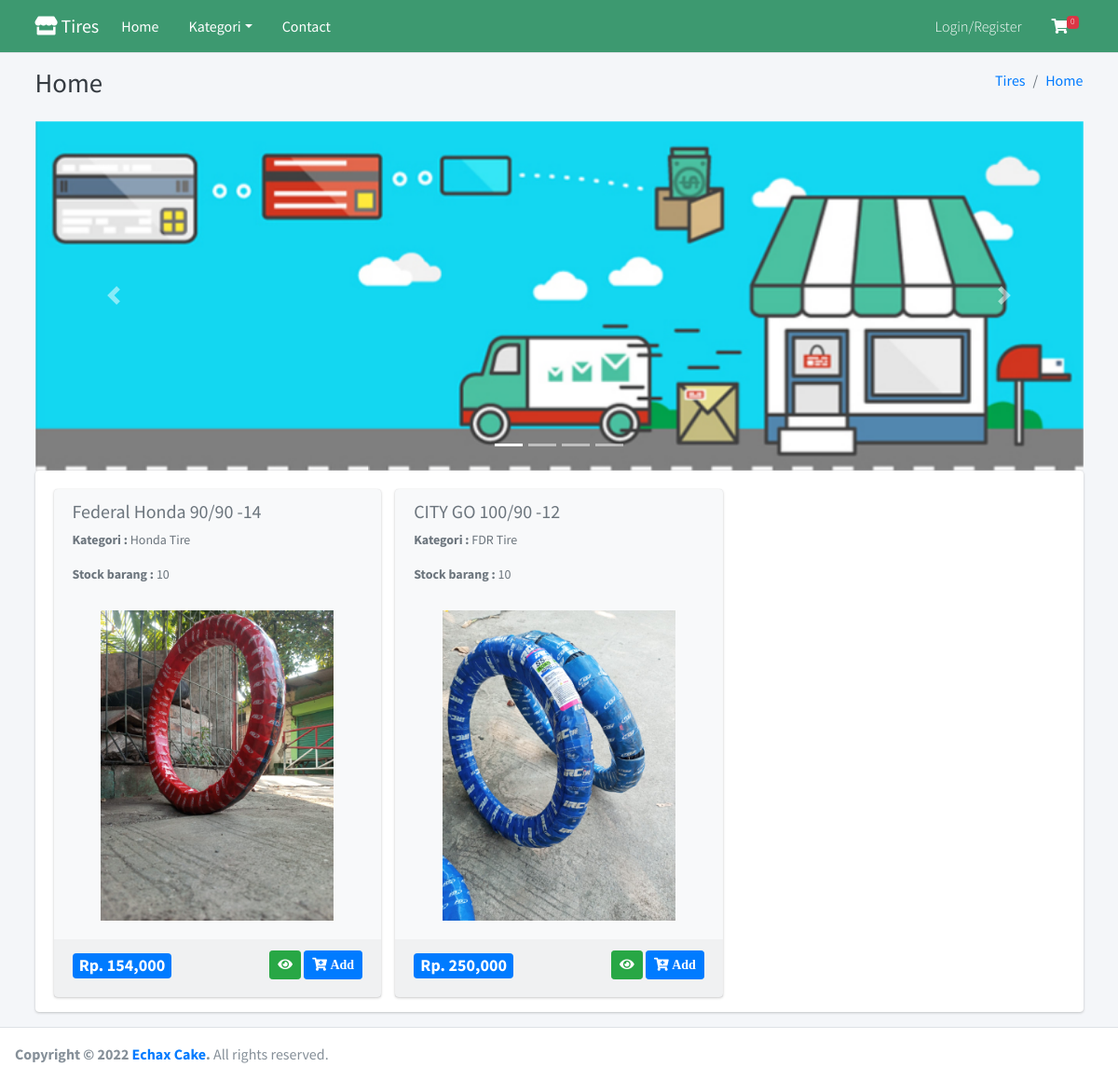
The page / on the database its author committed.
### tables this page shows
CREATE TABLE `tbl_barang` (
  `id_barang` int(11) NOT NULL,
  `nama_barang` varchar(255) DEFAULT NULL,
  `id_kategori` int(11) DEFAULT NULL,
  `harga` int(11) DEFAULT NULL,
  `deskripsi` mediumtext DEFAULT NULL,
  `gambar` text DEFAULT NULL,
  `stock` int(11) NOT NULL
);

CREATE TABLE `tbl_kategori` (
  `id_kategori` int(11) NOT NULL,
  `nama_kategori` varchar(50) DEFAULT NULL
);

### application/views/layout/v_wrapper_frontend.php (called while the page is built)
<?php
require_once('v_head.php');
require_once('v_header_frontend.php');
require_once('v_nav_frontend.php');
require_once('v_content.php');
require_once('v_footer_frontend.php');

### application/controllers/Home.php (called while the page is built, shortened)
<?php
class Home extends CI_Controller
{
	public function __construct()
	{
		$this->load->model('m_home');
	}
	public function index()
	{
		$data = array(
			'title' => 'Home',
			'barang' => $this->m_home->get_all_data(),
			'isi' => 'v_home',
		);
		$this->load->view('layout/v_wrapper_frontend', $data, FALSE);
	}
}

### index.php (called while the page is built, shortened)
<?php
require_once BASEPATH.'core/CodeIgniter.php';

### application/views/layout/v_content.php (called while the page is built)
<?php
if ($isi) {
	$this->load->view($isi);
}

### application/models/M_home.php (called while the page is built, shortened)
<?php
class M_home extends CI_Model
{
	public function get_all_data()
	{
		$this->db->select('*');
		$this->db->from('tbl_barang');
		$this->db->join('tbl_kategori', 'tbl_kategori.id_kategori = tbl_barang.id_kategori', 'left');
		$this->db->order_by('tbl_barang.id_barang', 'desc');
		return $this->db->get()->result();
	}
	public function get_all_data_kategori()
	{
		$this->db->select('*');
		$this->db->from('tbl_kategori');
		$this->db->order_by('id_kategori', 'desc');
		return $this->db->get()->result();
	}
}

### application/views/v_home.php (the view, shortened to what this page needs)
<div id="carouselExampleIndicators" class="carousel slide" data-ride="carousel">
	<ol class="carousel-indicators">
		<li data-target="#carouselExampleIndicators" data-slide-to="0" class="active"></li>
		<li data-target="#carouselExampleIndicators" data-slide-to="1"></li>
		<li data-target="#carouselExampleIndicators" data-slide-to="2"></li>
		<li data-target="#carouselExampleIndicators" data-slide-to="3"></li>
	</ol>
	<div class="carousel-inner">
		<div class="carousel-item active">
			<img class="d-block w-100" src="<?= base_url() ?>assets/slider/slider2.jpg">
		</div>
	</div>
	<a class="carousel-control-prev" href="#carouselExampleIndicators" role="button" data-slide="prev">
		<span class="carousel-control-prev-icon" aria-hidden="true"></span>
	</a>
	<a class="carousel-control-next" href="#carouselExampleIndicators" role="button" data-slide="next">
		<span class="carousel-control-next-icon" aria-hidden="true"></span>
	</a>
</div>
<div class="card card-solid">
	<div class="card-body pb-0">
		<div class="row">
			<?php foreach ($barang as $key => $value) { ?>
				<div class="col-sm-4">
					<?php
					echo form_open('belanja/add');
					?>
					<div class="card bg-light">
						<div class="card-header text-muted border-bottom-0">
							<h2 class="lead"><b><?= $value->nama_barang ?></b></h2>
							<p class="text-muted text-sm"><b>Kategori : </b><?= $value->nama_kategori ?></p>
							<p class="text-muted text-sm"><b>Stock barang : </b><?= $value->stock ?></p>
						</div>
						<div class="card-body pt-0">
							<div class="row">
								<div class="col-12 text-center">
									<img src="<?= base_url('assets/gambar/' . $value->gambar) ?>" class="img-fluid" width="250px">
								</div>
							</div>
						</div>
						<div class="card-footer">
							<div class="row">
								<div class="col-sm-6">
									<div class="text-left">
										<h4><span class="badge bg-primary">Rp. <?= number_format($value->harga, 0) ?></span></h4>
									</div>
								</div>
								<div class="col-sm-6">
									<div class="text-right">
										<a href="<?= base_url('home/detail_barang/' . $value->id_barang)  ?>" class="btn btn-sm btn-success">
											<i class="fas fa-eye"></i>
										</a>
										<button type="submit" class="btn btn-sm btn-primary swalDefaultSuccess">
											<i class="fas fa-cart-plus"> Add</i>
										</button>
									</div>
								</div>
							</div>
						</div>
					</div>
					<?php echo form_close(); ?>
				</div>
			<?php } ?>
		</div>
	</div>
</div>

### application/views/layout/v_head.php (shortened to what this page needs)
<!DOCTYPE html>
<html>
<head>
	<link rel="stylesheet" href="<?= base_url() ?>template/plugins/fontawesome-free/css/all.min.css">
	<link rel="stylesheet" href="https://code.ionicframework.com/ionicons/2.0.1/css/ionicons.min.css">
	<link rel="stylesheet" href="<?= base_url() ?>template/plugins/datatables-bs4/css/dataTables.bootstrap4.min.css">
	<link rel="stylesheet" href="<?= base_url() ?>template/plugins/datatables-responsive/css/responsive.bootstrap4.min.css">
	<link rel="stylesheet" href="<?= base_url() ?>template/plugins/sweetalert2-theme-bootstrap-4/bootstrap-4.min.css">
	<link rel="stylesheet" href="<?= base_url() ?>template/dist/css/adminlte.min.css">
</head>

### application/views/layout/v_header_frontend.php
<body class="hold-transition layout-top-nav">
	<div class="wrapper">

### application/views/layout/v_nav_frontend.php (shortened to what this page needs)
<nav class="main-header navbar navbar-expand-md navbar-light navbar-white bg-olive">
	<div class="container">
		<a href="<?= base_url() ?>" class="navbar-brand text-white">
			<i class="fas fa-store "></i>
			<span class="brand-text font-weight-light text-white">
			<b>
			Tires
			</b>
			</span>
		</a>
		<div class="collapse navbar-collapse order-3" id="navbarCollapse">
			<ul class="navbar-nav">
				<li class="nav-item">
					<a href="<?= base_url() ?>" class="nav-link text-white">Home</a>
				</li>
				<li class="nav-item dropdown">
					<a id="dropdownSubMenu1" href="#" data-toggle="dropdown" aria-haspopup="true" aria-expanded="false" class="nav-link dropdown-toggle text-white">Kategori</a>
				</li>
				<li class="nav-item">
					<a href="#" class="nav-link text-white" data-toggle="modal" data-target="#exampleModal">Contact</a>
				</li>
			</ul>
		</div>
		<ul class="order-1 order-md-3 navbar-nav navbar-no-expand ml-auto">
			<li class="nav-item">
				<?php if ($this->session->userdata('email') == "") { ?>
					<a class="nav-link" href="<?= base_url('pelanggan/login') ?>">
						<span class="brand-text font-weight-light text-white">Login/Register</span>
					</a>
				<?php } ?>
			</li>
			<?php
			$jml_item = 0;
			?>
			<li class="nav-item dropdown">
				<a class="nav-link text-white" data-toggle="dropdown" href="">
					<i class="fas fa-shopping-cart"></i>
					<span class="badge badge-danger navbar-badge"><?= $jml_item ?></span>
				</a>
			</li>
		</ul>
	</div>
</nav>
<div class="content-wrapper">
	<div class="content-header">
		<div class="container">
			<div class="row mb-2">
				<div class="col-sm-6">
					<h1 class="m-0 text-dark"> <?= $title ?></h1>
				</div>
				<div class="col-sm-6">
					<ol class="breadcrumb float-sm-right">
						<li class="breadcrumb-item"><a href="">Tires</a></li>
						<li class="breadcrumb-item"><a href=""><?= $title ?></a></li>
					</ol>
				</div>
			</div>
		</div>
	</div>
	<div class="content">
		<div class="container">

### application/views/layout/v_footer_frontend.php (shortened to what this page needs)
</div>
</div>
<footer class="main-footer">
	<strong>Copyright &copy; 2022 <a href="">Echax Cake</a>.</strong> All rights reserved.
</footer>
</div>
</body>
</html>

### rows shown on the page
tbl_barang: nama_barang "Federal Honda 90/90 -14", id_kategori.nama_kategori "Honda Tire", stock "10", gambar (picture), harga "154,000"
tbl_barang: nama_barang "CITY GO 100/90 -12", id_kategori.nama_kategori "FDR Tire", stock "10", gambar (picture), harga "250,000"

### other values the page prints
$jml_item "0"
$title "Home"
